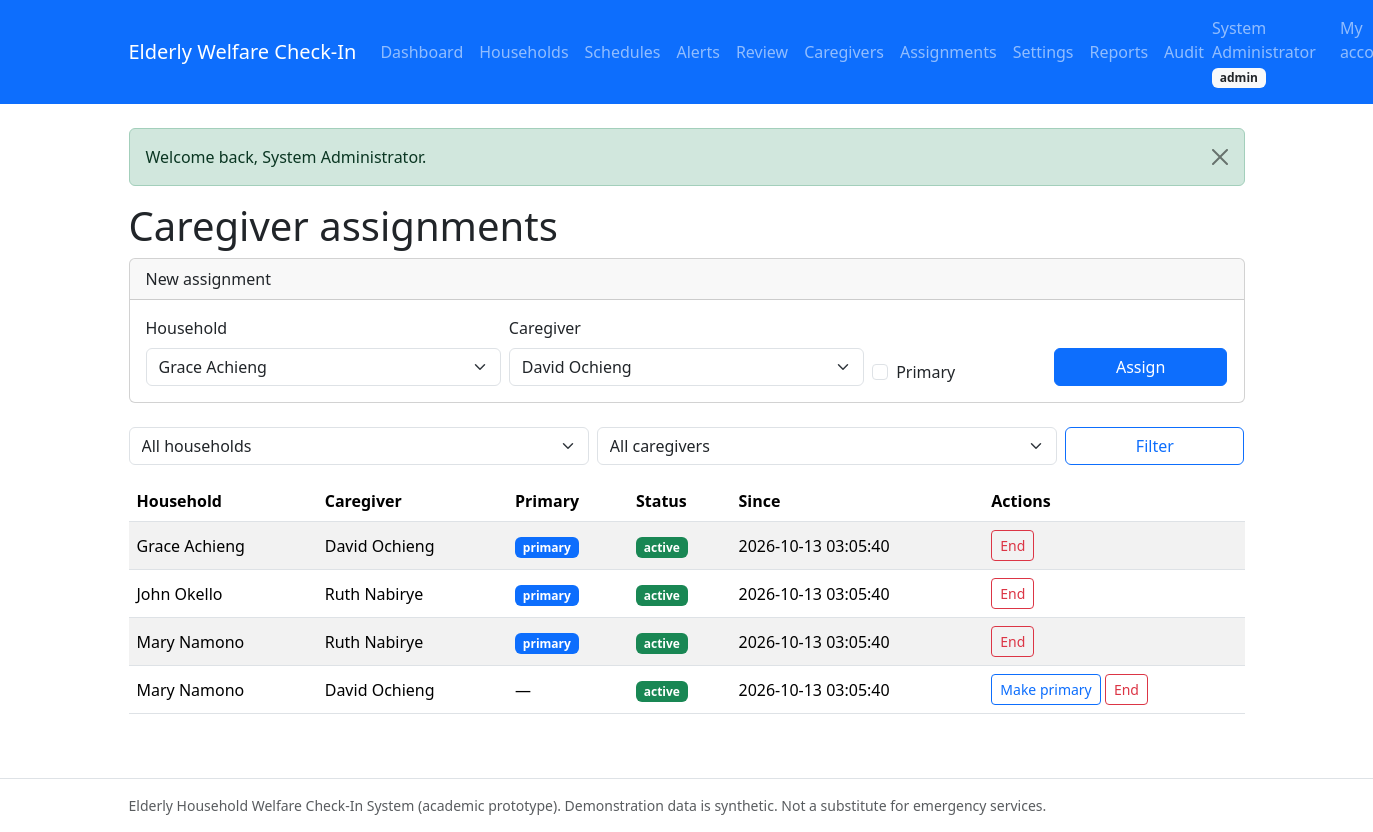
The app's page /admin/assignments.php (signed in) with its own data.
### tables this page shows
CREATE TABLE users (
  id                 INT UNSIGNED NOT NULL AUTO_INCREMENT,
  full_name          VARCHAR(100) NOT NULL,
  email              VARCHAR(150) NOT NULL,
  phone              VARCHAR(20) NULL DEFAULT NULL,
  password_hash      VARCHAR(255) NOT NULL COMMENT 'bcrypt hash only, never plain text',
  role               ENUM('admin','caregiver','elderly') NOT NULL
                     COMMENT 'elderly = elderly person OR authorized family member',
  elderly_profile_id INT UNSIGNED NULL DEFAULT NULL
                     COMMENT 'set only for role=elderly; links login to permitted profile',
  status             ENUM('active','suspended') NOT NULL DEFAULT 'active',
  created_at         TIMESTAMP NOT NULL DEFAULT CURRENT_TIMESTAMP,
  updated_at         TIMESTAMP NOT NULL DEFAULT CURRENT_TIMESTAMP ON UPDATE CURRENT_TIMESTAMP,
  PRIMARY KEY (id),
  UNIQUE KEY uq_users_email (email),
  INDEX idx_users_role (role),
  INDEX idx_users_status (status)
);

CREATE TABLE caregiver_assignments (
  id            INT UNSIGNED NOT NULL AUTO_INCREMENT,
  elderly_id    INT UNSIGNED NOT NULL,
  caregiver_id  INT UNSIGNED NOT NULL,
  is_primary    TINYINT(1) NOT NULL DEFAULT 0 COMMENT '1 = primary (first to be alerted)',
  status        ENUM('active','ended') NOT NULL DEFAULT 'active',
  assigned_by   INT UNSIGNED NULL DEFAULT NULL,
  assigned_at   TIMESTAMP NOT NULL DEFAULT CURRENT_TIMESTAMP,
  unassigned_at TIMESTAMP NULL DEFAULT NULL,
  PRIMARY KEY (id),
  UNIQUE KEY uq_assignment_pair (elderly_id, caregiver_id),
  INDEX idx_assignment_elderly (elderly_id, status),
  INDEX idx_assignment_caregiver (caregiver_id, status),
  CONSTRAINT fk_assignment_elderly FOREIGN KEY (elderly_id)
    REFERENCES elderly_profiles (id) ON DELETE CASCADE ON UPDATE CASCADE,
  CONSTRAINT fk_assignment_caregiver FOREIGN KEY (caregiver_id)
    REFERENCES users (id) ON DELETE CASCADE ON UPDATE CASCADE,
  CONSTRAINT fk_assignment_by FOREIGN KEY (assigned_by)
    REFERENCES users (id) ON DELETE SET NULL ON UPDATE CASCADE
);

CREATE TABLE elderly_profiles (
  id                           INT UNSIGNED NOT NULL AUTO_INCREMENT,
  full_name                    VARCHAR(100) NOT NULL,
  date_of_birth                DATE NULL DEFAULT NULL,
  gender                       ENUM('male','female','other','prefer_not_to_say') NULL DEFAULT NULL,
  address                      TEXT NULL DEFAULT NULL,
  phone                        VARCHAR(20) NULL DEFAULT NULL,
  emergency_contact_name       VARCHAR(100) NULL DEFAULT NULL,
  emergency_contact_phone      VARCHAR(20) NULL DEFAULT NULL,
  emergency_contact_relationship VARCHAR(50) NULL DEFAULT NULL,
  secondary_contact_user_id    INT UNSIGNED NULL DEFAULT NULL
                               COMMENT 'authorized escalation recipient (FK users)',
  living_situation             VARCHAR(100) NULL DEFAULT NULL,
  welfare_notes                TEXT NULL DEFAULT NULL
                               COMMENT 'non-diagnostic welfare notes only',
  status                       ENUM('active','inactive','archived') NOT NULL DEFAULT 'active',
  created_by                   INT UNSIGNED NULL DEFAULT NULL,
  created_at                   TIMESTAMP NOT NULL DEFAULT CURRENT_TIMESTAMP,
  updated_at                   TIMESTAMP NOT NULL DEFAULT CURRENT_TIMESTAMP ON UPDATE CURRENT_TIMESTAMP,
  PRIMARY KEY (id),
  INDEX idx_elderly_status (status),
  INDEX idx_elderly_name (full_name),
  INDEX idx_elderly_secondary (secondary_contact_user_id),
  CONSTRAINT fk_elderly_secondary FOREIGN KEY (secondary_contact_user_id)
    REFERENCES users (id) ON DELETE SET NULL ON UPDATE CASCADE,
  CONSTRAINT fk_elderly_created_by FOREIGN KEY (created_by)
    REFERENCES users (id) ON DELETE SET NULL ON UPDATE CASCADE
);

### includes/functions.php (called while the page is built, shortened)
<?php
require_once __DIR__ . '/../config/database.php';
function e(?string $value): string
{
    return htmlspecialchars((string) $value, ENT_QUOTES, 'UTF-8');
}
function flashes(): array
{
    $pending = $_SESSION['flashes'] ?? [];
    return $pending;
}

### config/database.php (called while the page is built, shortened)
<?php
try {
    $pdo = new PDO(
        'mysql:host=' . DB_HOST . ';dbname=' . DB_NAME . ';charset=' . DB_CHARSET,
        DB_USER,
        DB_PASS,
        [
            PDO::ATTR_ERRMODE            => PDO::ERRMODE_EXCEPTION,
            PDO::ATTR_DEFAULT_FETCH_MODE => PDO::FETCH_ASSOC,
            PDO::ATTR_EMULATE_PREPARES   => false,
        ]
    );
    $pdo->exec("SET time_zone = '" . DB_TIMEZONE_OFFSET . "'");
} catch (PDOException $e) {
    error_log('Database connection failed: ' . $e->getMessage());
    if (PHP_SAPI === 'cli') {
        fwrite(STDERR, "Database connection failed. Check config/database.php and that MySQL is running.\n");
        exit(1);
    }
    http_response_code(500);
    exit('Database connection failed. Please check the configuration and try again.');
}
function db(): PDO
{
    global $pdo;
    return $pdo;
}

### includes/auth.php (called while the page is built, shortened)
<?php
require_once __DIR__ . '/functions.php';
function current_user(): ?array
{
    $stmt = db()->prepare(
        'SELECT id, full_name, email, role, elderly_profile_id, status
         FROM users WHERE id = :id'
    );
    $stmt->execute(['id' => $_SESSION['user_id']]);
    $user = $stmt->fetch();
    return $user;
}
        ?>
        <?php
function role_home(string $role): string
{
    return match ($role) {
        'admin'     => 'admin/dashboard.php',
        'caregiver' => 'caregiver/dashboard.php',
        default     => 'elderly/checkin.php',
    };
}

### admin/assignments.php (the view, shortened to what this page needs)
<?php
require_once __DIR__ . '/../includes/auth.php';
$households = db()->query(
    "SELECT id, full_name FROM elderly_profiles WHERE status = 'active' ORDER BY full_name ASC"
)->fetchAll();
$caregivers = db()->query(
    "SELECT id, full_name FROM users WHERE status = 'active' AND role = 'caregiver' ORDER BY full_name ASC"
)->fetchAll();
$page = max(1, (int) ($_GET['page'] ?? 1));
$where  = [];
$params = [];
$whereSql = $where ? 'WHERE ' . implode(' AND ', $where) : '';
$countStmt = db()->prepare("SELECT COUNT(*) FROM caregiver_assignments ca {$whereSql}");
$countStmt->execute($params);
$pg = pager((int) $countStmt->fetchColumn(), 10, $page);
$listStmt = db()->prepare(
    "SELECT ca.id, ca.is_primary, ca.status, ca.assigned_at, ca.unassigned_at,
            ep.full_name AS household, u.full_name AS caregiver
     FROM caregiver_assignments ca
     JOIN elderly_profiles ep ON ep.id = ca.elderly_id
     JOIN users u ON u.id = ca.caregiver_id
     {$whereSql}
     ORDER BY ep.full_name ASC, ca.status ASC, ca.is_primary DESC
     LIMIT :limit OFFSET :offset"
);
$listStmt->bindValue('limit', $pg['limit'], PDO::PARAM_INT);
$listStmt->bindValue('offset', $pg['offset'], PDO::PARAM_INT);
$listStmt->execute();
$rows = $listStmt->fetchAll();
$rootPrefix = '../';
require_once __DIR__ . '/../includes/header.php';
?>
<h1>Caregiver assignments</h1>
<div class="card mb-4"><div class="card-header">New assignment</div>
<div class="card-body">
    <?php if (!$households || !$caregivers): ?>
        <p class="mb-0 text-muted">You need at least one active household and one
            active caregiver before assigning.</p>
    <?php else: ?>
    <form method="post" action="assignments.php" class="row g-2">
        <div class="col-md-4">
            <label class="form-label" for="elderly_id">Household</label>
            <select class="form-select" id="elderly_id" name="elderly_id" required>
                <?php foreach ($households as $h): ?>
                    <option value="<?= (int) $h['id'] ?>"><?= e($h['full_name']) ?></option>
                <?php endforeach; ?>
            </select>
        </div>
        <div class="col-md-4">
            <label class="form-label" for="caregiver_id">Caregiver</label>
            <select class="form-select" id="caregiver_id" name="caregiver_id" required>
                <?php foreach ($caregivers as $c): ?>
                    <option value="<?= (int) $c['id'] ?>"><?= e($c['full_name']) ?></option>
                <?php endforeach; ?>
            </select>
        </div>
        <div class="col-md-2 d-flex align-items-end">
            <div class="form-check">
                <input class="form-check-input" type="checkbox" id="is_primary" name="is_primary" value="1">
                <label class="form-check-label" for="is_primary">Primary</label>
            </div>
        </div>
        <div class="col-md-2 d-flex align-items-end">
            <button class="btn btn-primary w-100" type="submit">Assign</button>
        </div>
    </form>
    <?php endif; ?>
</div></div>
<form method="get" class="row g-2 mb-3">
    <div class="col-md-5">
        <select class="form-select" name="elderly_id">
            <option value="">All households</option>
        </select>
    </div>
    <div class="col-md-5">
        <select class="form-select" name="caregiver_id">
            <option value="">All caregivers</option>
        </select>
    </div>
    <div class="col-md-2"><button class="btn btn-outline-primary w-100" type="submit">Filter</button></div>
</form>
<?php if (!$rows): ?>
    <div class="alert alert-info">No assignments found.</div>
<?php else: ?>
<div class="table-responsive">
<table class="table table-striped align-middle">
    <thead><tr><th>Household</th><th>Caregiver</th><th>Primary</th><th>Status</th><th>Since</th><th>Actions</th></tr></thead>
    <tbody>
    <?php foreach ($rows as $r): ?>
        <tr>
            <td><?= e($r['household']) ?></td>
            <td><?= e($r['caregiver']) ?></td>
            <td><?= (int) $r['is_primary'] === 1 ? '<span class="badge bg-primary">primary</span>' : '—' ?></td>
            <td><span class="badge bg-<?= $r['status'] === 'active' ? 'success' : 'secondary' ?>"><?= e($r['status']) ?></span></td>
            <td><?= e($r['assigned_at']) ?></td>
            <td class="text-nowrap">
                <form method="post" action="assignments.php" class="d-inline">
                    <?php if ($r['status'] === 'active'): ?>
                        <?php if ((int) $r['is_primary'] !== 1): ?>
                            <button class="btn btn-sm btn-outline-primary" type="submit">Make primary</button>
                        <?php else: ?>
                            <button class="btn btn-sm btn-outline-danger" type="submit"
                                    data-confirm="End the PRIMARY assignment of <?= e($r['caregiver']) ?>?">End</button>
                        <?php endif; ?>
                    <?php else: ?>
                        <input type="hidden" name="action" value="reactivate">
                        <button class="btn btn-sm btn-outline-success" type="submit">Reactivate</button>
                    <?php endif; ?>
                </form>
                <?php if ($r['status'] === 'active' && (int) $r['is_primary'] !== 1): ?>
                <form method="post" action="assignments.php" class="d-inline">
                    <button class="btn btn-sm btn-outline-danger" type="submit"
                            data-confirm="End this assignment? History is kept.">End</button>
                </form>
                <?php endif; ?>
            </td>
        </tr>
    <?php endforeach; ?>
    </tbody>
</table>
</div>
<?php endif; ?>
<?php require_once __DIR__ . '/../includes/footer.php'; ?>

### includes/header.php (shortened to what this page needs)
<?php
require_once __DIR__ . '/functions.php';
require_once __DIR__ . '/auth.php';
$rootPrefix = $rootPrefix ?? '';
$user       = current_user();
$homeUrl    = $rootPrefix . ($user ? role_home($user['role']) : 'index.php');
?>
<!doctype html>
<html lang="en">
<head>
    <link rel="stylesheet" href="<?= e($rootPrefix) ?>assets/css/bootstrap.min.css">
    <link rel="stylesheet" href="<?= e($rootPrefix) ?>assets/css/app.css">
</head>
<body>
<nav class="navbar navbar-expand-lg navbar-dark bg-primary mb-4">
    <div class="container">
        <a class="navbar-brand" href="<?= e($homeUrl) ?>">Elderly Welfare Check-In</a>
        <div class="collapse navbar-collapse" id="nav">
            <ul class="navbar-nav me-auto">
                <?php if ($user && $user['role'] === 'admin'): ?>
                    <li class="nav-item"><a class="nav-link" href="<?= e($rootPrefix) ?>admin/dashboard.php">Dashboard</a></li>
                    <li class="nav-item"><a class="nav-link" href="<?= e($rootPrefix) ?>admin/elderly.php">Households</a></li>
                    <li class="nav-item"><a class="nav-link" href="<?= e($rootPrefix) ?>admin/schedules.php">Schedules</a></li>
                    <li class="nav-item"><a class="nav-link" href="<?= e($rootPrefix) ?>caregiver/alerts.php">Alerts</a></li>
                    <li class="nav-item"><a class="nav-link" href="<?= e($rootPrefix) ?>caregiver/review.php">Review</a></li>
                    <li class="nav-item"><a class="nav-link" href="<?= e($rootPrefix) ?>admin/caregivers.php">Caregivers</a></li>
                    <li class="nav-item"><a class="nav-link" href="<?= e($rootPrefix) ?>admin/assignments.php">Assignments</a></li>
                    <li class="nav-item"><a class="nav-link" href="<?= e($rootPrefix) ?>admin/settings.php">Settings</a></li>
                    <li class="nav-item"><a class="nav-link" href="<?= e($rootPrefix) ?>admin/reports.php">Reports</a></li>
                    <li class="nav-item"><a class="nav-link" href="<?= e($rootPrefix) ?>admin/audit.php">Audit</a></li>
                <?php elseif ($user): ?>
                    <li class="nav-item"><a class="nav-link" href="<?= e($rootPrefix) ?>elderly/checkin.php">My check-ins</a></li>
                    <li class="nav-item"><a class="nav-link" href="<?= e($rootPrefix) ?>elderly/profile.php">My profile</a></li>
                <?php endif; ?>
            </ul>
            <ul class="navbar-nav">
                <?php if ($user): ?>
                    <li class="nav-item navbar-text me-3">
                        <?= e($user['full_name']) ?>
                        <span class="badge bg-light text-dark"><?= e($user['role']) ?></span>
                    </li>
                    <li class="nav-item"><a class="nav-link" href="<?= e($rootPrefix) ?>account.php">My account</a></li>
                <?php else: ?>
                    <li class="nav-item"><a class="nav-link" href="<?= e($rootPrefix) ?>login.php">Log in</a></li>
                <?php endif; ?>
            </ul>
        </div>
    </div>
</nav>
<main class="container mb-5">
    <?php foreach (flashes() as $flash): ?>
        <div class="alert alert-<?= e($flash['type']) ?> alert-dismissible fade show" role="alert">
            <?= e($flash['message']) ?>
            <button type="button" class="btn-close" data-bs-dismiss="alert" aria-label="Close"></button>
        </div>
    <?php endforeach; ?>

### includes/footer.php (shortened to what this page needs)
</main>
<footer class="border-top py-3 mt-auto">
    <div class="container text-muted small">
        Elderly Household Welfare Check-In System (academic prototype).
        Demonstration data is synthetic. Not a substitute for emergency services.
    </div>
</footer>
</body>
</html>

### assets/css/app.css (style rules this page uses)
body { display: flex; flex-direction: column; min-height: 100vh; }
main { flex: 1; }

### records on screen
users: full_name "System Administrator", role "admin"
caregiver_assignments: elderly.full_name "Grace Achieng", caregiver.full_name "David Ochieng", is_primary "primary", status "active", assigned_at "2026-10-13 03:05:40"
caregiver_assignments: elderly.full_name "John Okello", caregiver.full_name "Ruth Nabirye", is_primary "primary", status "active", assigned_at "2026-10-13 03:05:40"
caregiver_assignments: elderly.full_name "Mary Namono", caregiver.full_name "Ruth Nabirye", is_primary "primary", status "active", assigned_at "2026-10-13 03:05:40"
caregiver_assignments: elderly.full_name "Mary Namono", caregiver.full_name "David Ochieng", status "active", assigned_at "2026-10-13 03:05:40", is_primary "Make primary"

### other values on screen
$flash['message'] "Welcome back, System Administrator."
form field elderly_id "Grace Achieng"
form field caregiver_id "David Ochieng"
